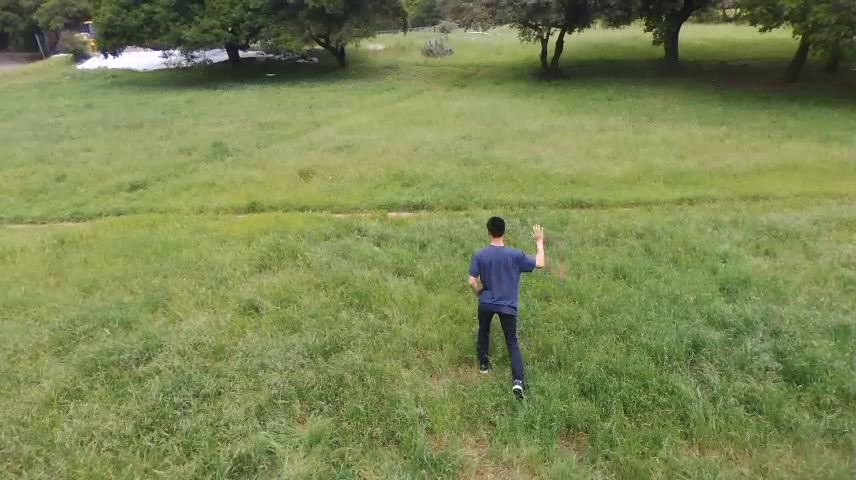
#> input picture img.png, 856 x 480 px
$ python preprocess_test.py
#> lines starting #> are read from the running program, lines starting #| are printed output that depends on the picture; after the words box and inside, x2 and y2 are one past the last pixel; in counts of white or black regions, pixels touching at a corner belong together
#> further down, img is the input picture: shape (480, 856, 3); mean B, G, R 83, 135.5, 124.1
import numpy as np
import pandas as pd
import cv2
import io
import os
from PIL import Image

def preprocess(img, scale):
#> called with scale = 2
    img = cv2.cvtColor(img, cv2.COLOR_BGR2GRAY)
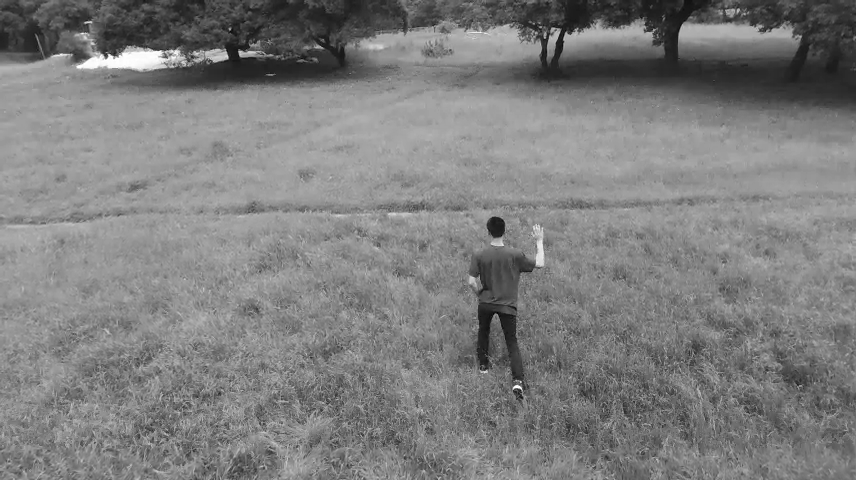
#> img: shape (480, 856); min 1, max 255, mean 126.1
    blur = cv2.GaussianBlur(img,(5,5),0)
    ret, img = cv2.threshold(blur,70,255,cv2.THRESH_BINARY_INV+cv2.THRESH_OTSU)
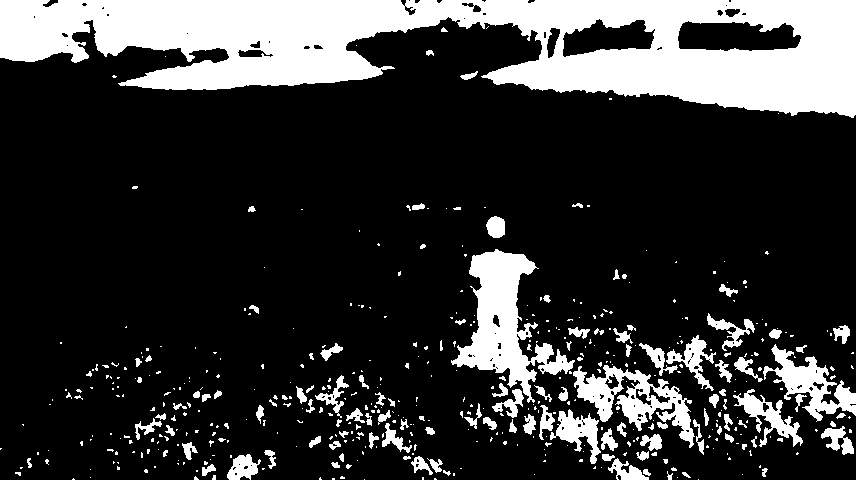
#> img: shape (480, 856); 21.2% white; 491 white regions (369 under 20 px), largest, box (x1, y1, x2, y2) and area: (0, 0, 856, 118) 57795, (451, 249, 575, 403) 7059, (573, 365, 695, 448) 3657
#> ret = 106
    img = cv2.resize(img, (img.shape[1]//scale, img.shape[0]//scale))
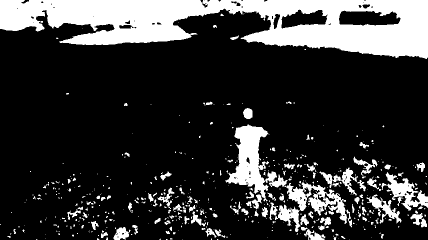
#> img: shape (240, 428); min 0, max 255, mean 54.2
    return img

def rgb2gray(rgb):
    return np.dot(rgb[...,:3], [0.299, 0.587, 0.114])
def show_image(a,save=False,save_fname=None):
    ''' display the image using matplotlib'''
    plt.figure(figsize=(8,6))
    a = np.uint8(np.clip(a, 0, 255))
    plt.imshow(a)
    plt.show()
    if save:
        if save_fname is None:
            raise ValueError('save_fname must be set if save=True')
        plt.imsave(save_fname,a)

scale = 2

img = cv2.imread('img.png', 1)
img = preprocess(img, scale)
print(img)
#> (printed output is left out)
cv2.imshow('test', img)
cv2.waitKey()

$ run again, with image_635.png copied over img.png
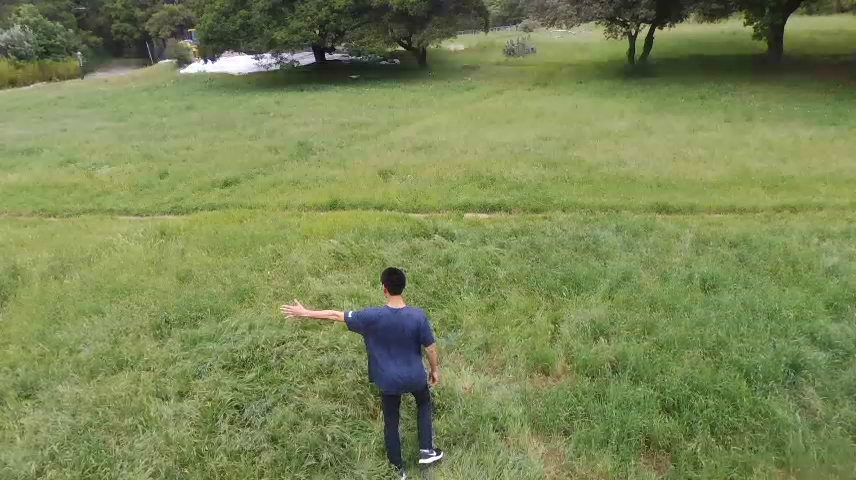
#> input picture image_635.png, 856 x 480 px
#> img is the input picture: shape (480, 856, 3); mean B, G, R 84.8, 135.7, 122.7
#> in preprocess, `ret, img = cv2.threshold(blur,70,255,cv2.THRESH_BINARY_INV+cv2.THRESH_..`:
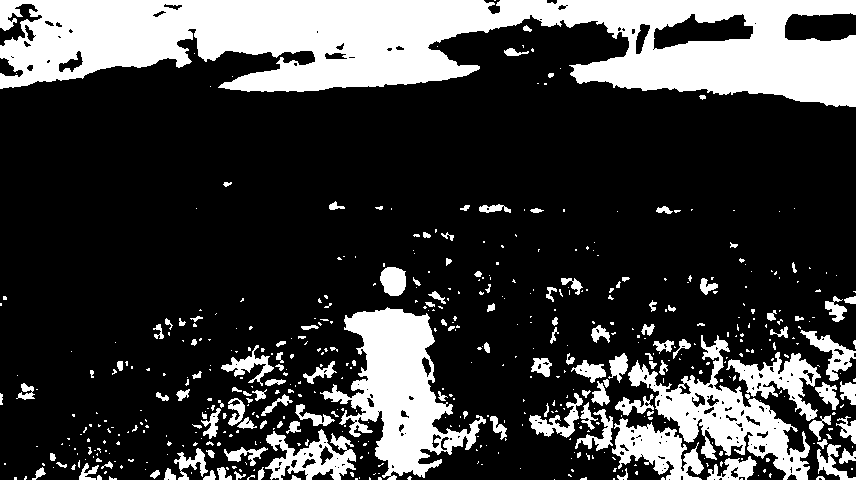
#> img: shape (480, 856); 24.7% white; 528 white regions (393 under 20 px), largest, box (x1, y1, x2, y2) and area: (0, 0, 856, 107) 56224, (320, 307, 486, 480) 12013, (628, 335, 810, 480) 7696
#> ret = 110
#> in preprocess, `img = cv2.resize(img, (img.shape[1]//scale, img.shape[0]//scale))`:
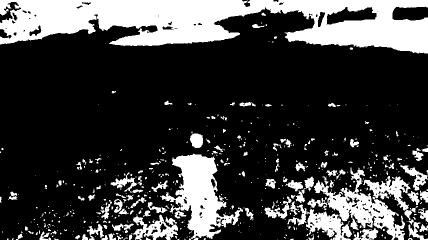
#> img: shape (240, 428); min 0, max 255, mean 62.9
#> (printed output is left out)

$ run again, with test.png copied over img.png
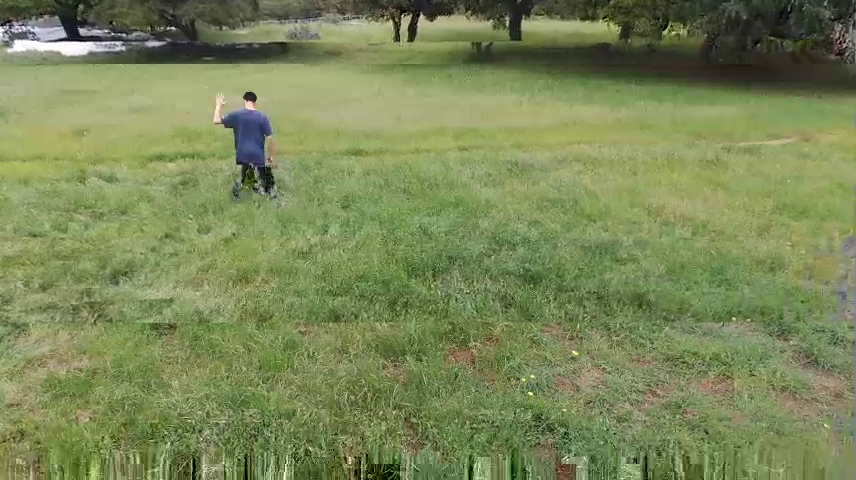
#> input picture test.png, 856 x 480 px
#> img is the input picture: shape (480, 856, 3); mean B, G, R 87.5, 135.2, 122.7
#> in preprocess, `ret, img = cv2.threshold(blur,70,255,cv2.THRESH_BINARY_INV+cv2.THRESH_..`:
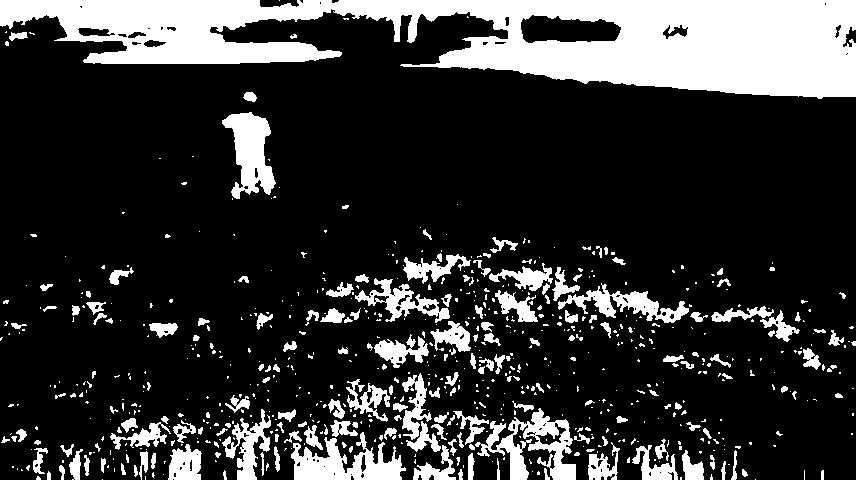
#> img: shape (480, 856); 20.6% white; 707 white regions (519 under 20 px), largest, box (x1, y1, x2, y2) and area: (0, 0, 856, 99) 47582, (475, 408, 576, 480) 2935, (291, 432, 406, 480) 2829
#> ret = 107
#> in preprocess, `img = cv2.resize(img, (img.shape[1]//scale, img.shape[0]//scale))`:
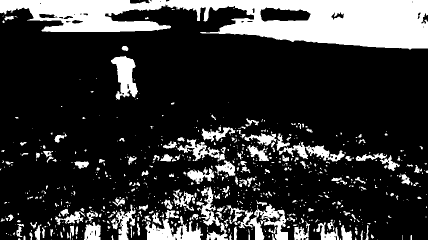
#> img: shape (240, 428); min 0, max 255, mean 52.6
#> (printed output is left out)
